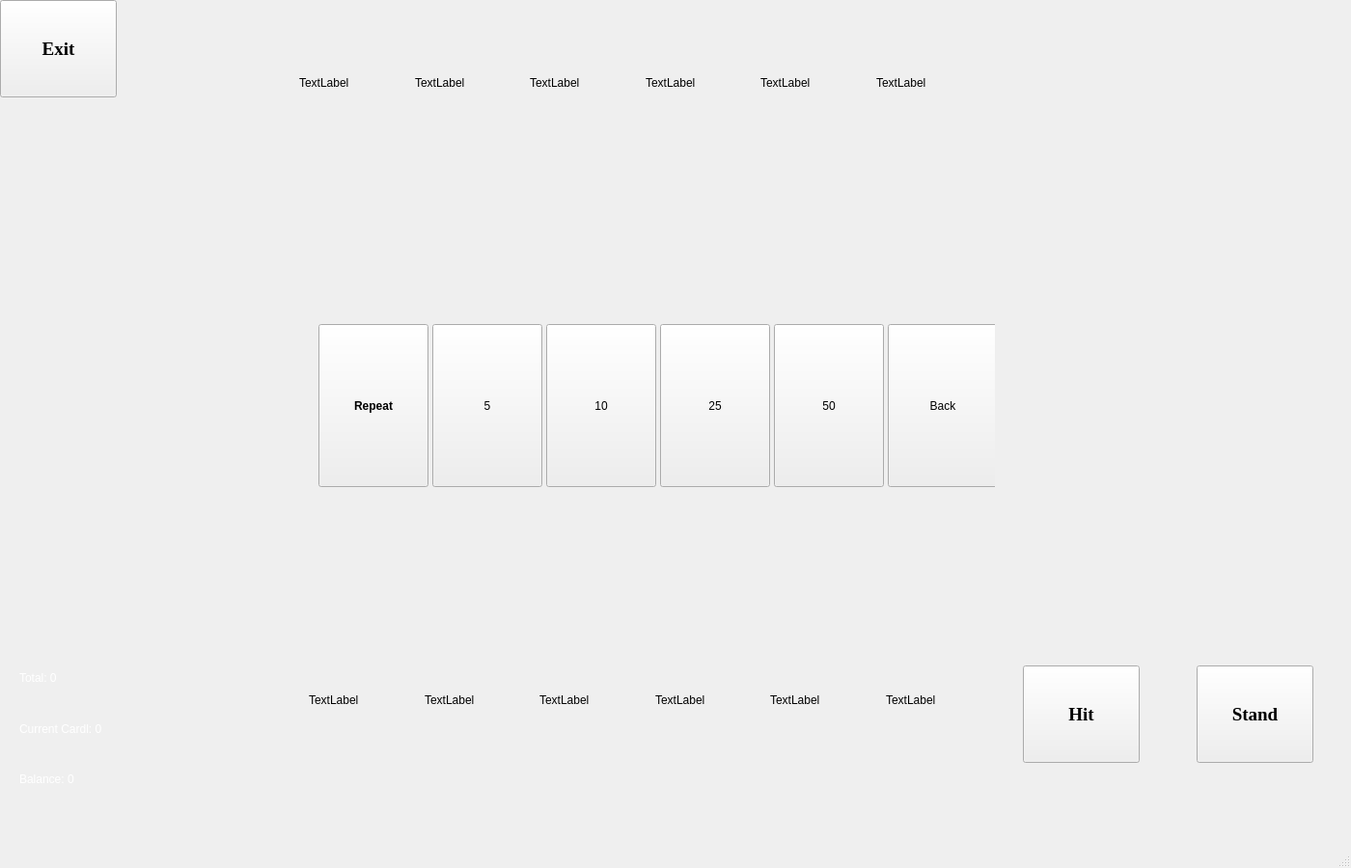
<?xml version="1.0" encoding="UTF-8"?>
<ui version="4.0">
 <class>Play</class>
 <widget class="QMainWindow" name="Play">
  <property name="geometry">
   <rect>
    <x>0</x>
    <y>0</y>
    <width>1400</width>
    <height>900</height>
   </rect>
  </property>
  <property name="windowTitle">
   <string>MainWindow</string>
  </property>
  <property name="styleSheet">
   <string notr="true">border-image: url(:/assets/ui/assets/ui/game.png);</string>
  </property>
  <widget class="QWidget" name="centralwidget">
   <widget class="QWidget" name="horizontalLayoutWidget">
    <property name="geometry">
     <rect>
      <x>310</x>
      <y>0</y>
      <width>711</width>
      <height>171</height>
     </rect>
    </property>
    <layout class="QHBoxLayout" name="horizontalLayout">
     <item>
      <widget class="QLabel" name="label_8">
       <property name="text">
        <string>TextLabel</string>
       </property>
      </widget>
     </item>
     <item>
      <widget class="QLabel" name="label_12">
       <property name="text">
        <string>TextLabel</string>
       </property>
      </widget>
     </item>
     <item>
      <widget class="QLabel" name="label_11">
       <property name="text">
        <string>TextLabel</string>
       </property>
      </widget>
     </item>
     <item>
      <widget class="QLabel" name="label_10">
       <property name="text">
        <string>TextLabel</string>
       </property>
      </widget>
     </item>
     <item>
      <widget class="QLabel" name="label_9">
       <property name="text">
        <string>TextLabel</string>
       </property>
      </widget>
     </item>
     <item>
      <widget class="QLabel" name="label_7">
       <property name="text">
        <string>TextLabel</string>
       </property>
      </widget>
     </item>
    </layout>
   </widget>
   <widget class="QWidget" name="horizontalLayoutWidget_2">
    <property name="geometry">
     <rect>
      <x>320</x>
      <y>640</y>
      <width>711</width>
      <height>171</height>
     </rect>
    </property>
    <layout class="QHBoxLayout" name="horizontalLayout_2">
     <item>
      <widget class="QLabel" name="label_6">
       <property name="text">
        <string>TextLabel</string>
       </property>
      </widget>
     </item>
     <item>
      <widget class="QLabel" name="label_5">
       <property name="text">
        <string>TextLabel</string>
       </property>
      </widget>
     </item>
     <item>
      <widget class="QLabel" name="label_4">
       <property name="text">
        <string>TextLabel</string>
       </property>
      </widget>
     </item>
     <item>
      <widget class="QLabel" name="label_3">
       <property name="text">
        <string>TextLabel</string>
       </property>
      </widget>
     </item>
     <item>
      <widget class="QLabel" name="label">
       <property name="text">
        <string>TextLabel</string>
       </property>
      </widget>
     </item>
     <item>
      <widget class="QLabel" name="label_2">
       <property name="text">
        <string>TextLabel</string>
       </property>
      </widget>
     </item>
    </layout>
   </widget>
   <widget class="QPushButton" name="pushButton">
    <property name="geometry">
     <rect>
      <x>0</x>
      <y>0</y>
      <width>121</width>
      <height>101</height>
     </rect>
    </property>
    <property name="font">
     <font>
      <family>Times New Roman</family>
      <pointsize>14</pointsize>
      <bold>true</bold>
     </font>
    </property>
    <property name="text">
     <string>Exit</string>
    </property>
   </widget>
   <widget class="QPushButton" name="pushButton_2">
    <property name="geometry">
     <rect>
      <x>1060</x>
      <y>690</y>
      <width>121</width>
      <height>101</height>
     </rect>
    </property>
    <property name="font">
     <font>
      <family>Times New Roman</family>
      <pointsize>14</pointsize>
      <bold>true</bold>
     </font>
    </property>
    <property name="text">
     <string>Hit</string>
    </property>
   </widget>
   <widget class="QPushButton" name="pushButton_3">
    <property name="geometry">
     <rect>
      <x>1240</x>
      <y>690</y>
      <width>121</width>
      <height>101</height>
     </rect>
    </property>
    <property name="font">
     <font>
      <family>Times New Roman</family>
      <pointsize>14</pointsize>
      <bold>true</bold>
     </font>
    </property>
    <property name="text">
     <string>Stand</string>
    </property>
   </widget>
   <widget class="QWidget" name="gridLayoutWidget">
    <property name="geometry">
     <rect>
      <x>20</x>
      <y>680</y>
      <width>211</width>
      <height>151</height>
     </rect>
    </property>
    <layout class="QGridLayout" name="gridLayout">
     <item row="1" column="0">
      <widget class="QLabel" name="playercurrentLabel">
       <property name="palette">
        <palette>
         <active>
          <colorrole role="WindowText">
           <brush brushstyle="SolidPattern">
            <color alpha="255">
             <red>255</red>
             <green>255</green>
             <blue>255</blue>
            </color>
           </brush>
          </colorrole>
         </active>
         <inactive>
          <colorrole role="WindowText">
           <brush brushstyle="SolidPattern">
            <color alpha="255">
             <red>255</red>
             <green>255</green>
             <blue>255</blue>
            </color>
           </brush>
          </colorrole>
         </inactive>
         <disabled>
          <colorrole role="WindowText">
           <brush brushstyle="SolidPattern">
            <color alpha="255">
             <red>120</red>
             <green>120</green>
             <blue>120</blue>
            </color>
           </brush>
          </colorrole>
         </disabled>
        </palette>
       </property>
       <property name="text">
        <string>Current Cardl: 0</string>
       </property>
      </widget>
     </item>
     <item row="0" column="0">
      <widget class="QLabel" name="playertotalLabel">
       <property name="palette">
        <palette>
         <active>
          <colorrole role="WindowText">
           <brush brushstyle="SolidPattern">
            <color alpha="255">
             <red>255</red>
             <green>255</green>
             <blue>255</blue>
            </color>
           </brush>
          </colorrole>
         </active>
         <inactive>
          <colorrole role="WindowText">
           <brush brushstyle="SolidPattern">
            <color alpha="255">
             <red>255</red>
             <green>255</green>
             <blue>255</blue>
            </color>
           </brush>
          </colorrole>
         </inactive>
         <disabled>
          <colorrole role="WindowText">
           <brush brushstyle="SolidPattern">
            <color alpha="255">
             <red>120</red>
             <green>120</green>
             <blue>120</blue>
            </color>
           </brush>
          </colorrole>
         </disabled>
        </palette>
       </property>
       <property name="text">
        <string>Total: 0</string>
       </property>
      </widget>
     </item>
     <item row="2" column="0">
      <widget class="QLabel" name="playercurrentLabel_2">
       <property name="palette">
        <palette>
         <active>
          <colorrole role="WindowText">
           <brush brushstyle="SolidPattern">
            <color alpha="255">
             <red>255</red>
             <green>255</green>
             <blue>255</blue>
            </color>
           </brush>
          </colorrole>
         </active>
         <inactive>
          <colorrole role="WindowText">
           <brush brushstyle="SolidPattern">
            <color alpha="255">
             <red>255</red>
             <green>255</green>
             <blue>255</blue>
            </color>
           </brush>
          </colorrole>
         </inactive>
         <disabled>
          <colorrole role="WindowText">
           <brush brushstyle="SolidPattern">
            <color alpha="255">
             <red>120</red>
             <green>120</green>
             <blue>120</blue>
            </color>
           </brush>
          </colorrole>
         </disabled>
        </palette>
       </property>
       <property name="text">
        <string>Balance: 0</string>
       </property>
      </widget>
     </item>
    </layout>
   </widget>
   <widget class="QWidget" name="widget" native="true">
    <property name="geometry">
     <rect>
      <x>330</x>
      <y>330</y>
      <width>701</width>
      <height>181</height>
     </rect>
    </property>
    <layout class="QHBoxLayout" name="horizontalLayout_5">
     <item>
      <layout class="QHBoxLayout" name="horizontalLayout_4">
       <item>
        <widget class="QPushButton" name="pushButton_14">
         <property name="minimumSize">
          <size>
           <width>114</width>
           <height>169</height>
          </size>
         </property>
         <property name="font">
          <font>
           <bold>true</bold>
           <stylestrategy>PreferDefault</stylestrategy>
          </font>
         </property>
         <property name="styleSheet">
          <string notr="true">image: url(:/assets/chips/assets/chips/chipBlue.png);</string>
         </property>
         <property name="text">
          <string>Repeat</string>
         </property>
        </widget>
       </item>
       <item>
        <widget class="QPushButton" name="pushButton_13">
         <property name="minimumSize">
          <size>
           <width>114</width>
           <height>169</height>
          </size>
         </property>
         <property name="styleSheet">
          <string notr="true">image: url(:/assets/chips/assets/chips/chipBlackWhite.png);</string>
         </property>
         <property name="text">
          <string>5</string>
         </property>
        </widget>
       </item>
       <item>
        <widget class="QPushButton" name="pushButton_15">
         <property name="minimumSize">
          <size>
           <width>114</width>
           <height>169</height>
          </size>
         </property>
         <property name="styleSheet">
          <string notr="true">image: url(:/assets/chips/assets/chips/chipRedWhite.png);</string>
         </property>
         <property name="text">
          <string>10</string>
         </property>
        </widget>
       </item>
       <item>
        <widget class="QPushButton" name="pushButton_16">
         <property name="minimumSize">
          <size>
           <width>114</width>
           <height>169</height>
          </size>
         </property>
         <property name="styleSheet">
          <string notr="true">image: url(:/assets/chips/assets/chips/chipGreenWhite.png);</string>
         </property>
         <property name="text">
          <string>25</string>
         </property>
        </widget>
       </item>
       <item>
        <widget class="QPushButton" name="pushButton_12">
         <property name="minimumSize">
          <size>
           <width>114</width>
           <height>169</height>
          </size>
         </property>
         <property name="styleSheet">
          <string notr="true">image: url(:/assets/chips/assets/chips/chipBlueWhite.png);</string>
         </property>
         <property name="text">
          <string>50</string>
         </property>
        </widget>
       </item>
       <item>
        <widget class="QPushButton" name="pushButton_11">
         <property name="minimumSize">
          <size>
           <width>114</width>
           <height>169</height>
          </size>
         </property>
         <property name="styleSheet">
          <string notr="true">image: url(:/assets/chips/assets/chips/chipGreen_border.png);</string>
         </property>
         <property name="text">
          <string>Back</string>
         </property>
        </widget>
       </item>
      </layout>
     </item>
    </layout>
   </widget>
  </widget>
  <widget class="QMenuBar" name="menubar">
   <property name="geometry">
    <rect>
     <x>0</x>
     <y>0</y>
     <width>1400</width>
     <height>21</height>
    </rect>
   </property>
  </widget>
  <widget class="QStatusBar" name="statusbar"/>
 </widget>
 <resources>
  <include location="../images.qrc"/>
 </resources>
 <connections/>
</ui>
